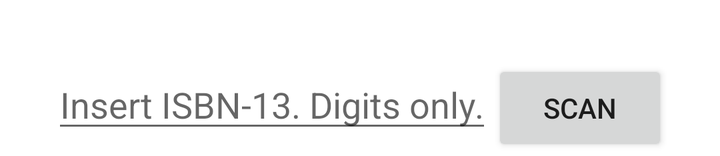
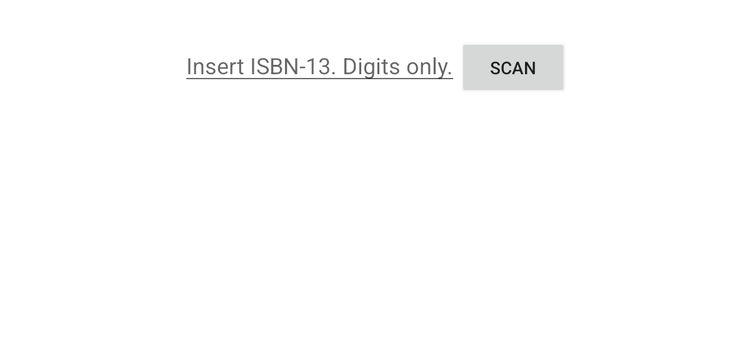

Compare how this app lays out the same screen by default and in its alternative resource folder. The renders come first, then the two layout files and the values they reference.
<!-- AndroidManifest.xml: application theme AppTheme -->
<!-- res/layout/fragment_add_book.xml -->
<LinearLayout
        xmlns:android="http://schemas.android.com/apk/res/android"
        xmlns:tools="http://schemas.android.com/tools"
        android:layout_width="wrap_content"
        android:layout_height="wrap_content"
        android:layout_gravity="center_horizontal|top"
        android:orientation="vertical">

        <LinearLayout
            android:id="@+id/eancontainer"
            android:layout_width="wrap_content"
            android:layout_height="wrap_content"
            android:layout_marginTop="30dp"
            android:orientation="horizontal">

            <EditText
                android:id="@+id/ean"
                android:layout_width="wrap_content"
                android:layout_height="wrap_content"
                android:hint="@string/input_hint"
                android:inputType="number"
                android:maxLength="@integer/ean_size"
                android:maxLines="1"
                android:minEms="@integer/ean_width"
                android:saveEnabled="true" />

            <Button
                android:id="@+id/scan_button"
                android:layout_width="wrap_content"
                android:layout_height="wrap_content"
                android:text="@string/scan_button" />

        </LinearLayout>

        

    </LinearLayout>
<!-- resources referenced by this layout -->
<resources>
  <integer name="ean_size">13</integer>
  <integer name="ean_width">8</integer>
  <string name="input_hint">Insert ISBN-13. Digits only.</string>
  <string name="scan_button">Scan</string>
  <!-- from res/values-v21/ -->
  <style name="AppTheme" parent="ToolbarTheme">
          <item name="colorPrimary">@color/primary</item>
          <item name="colorPrimaryDark">@color/primary_dark</item>
          <item name="android:colorAccent">@color/accent</item>
          <item name="android:windowBackground">@android:color/white</item>
  
      </style>
  <!-- from res/values-v21/ -->
  <style name="ToolbarTheme" parent="Theme.AppCompat.Light.DarkActionBar">
          <item name="colorPrimary">@color/primary</item>
          <item name="colorPrimaryDark">@color/primary_dark</item>
          <item name="android:colorAccent">@color/accent</item>
          <item name="android:windowBackground">@android:color/white</item>
      </style>
  <color name="primary">#009688</color>
  <color name="primary_dark">#00796B</color>
  <color name="accent">#FF5252</color>
</resources>
<!-- res/layout-sw600dp/fragment_add_book.xml (the repository's variant of the layout above) -->
<!-- drawn on a 7-inch tablet held upright -->
<LinearLayout
    xmlns:android="http://schemas.android.com/apk/res/android"
    xmlns:tools="http://schemas.android.com/tools"
    android:layout_width="wrap_content"
    android:layout_height="wrap_content"
    android:layout_gravity="center_horizontal|top"
    android:gravity="center_horizontal"
    android:orientation="vertical">

    <LinearLayout
        android:id="@+id/eancontainer"
        android:layout_width="wrap_content"
        android:layout_height="wrap_content"
        android:layout_marginTop="30dp"
        android:orientation="horizontal">

        <EditText
            android:id="@+id/ean"
            android:layout_width="wrap_content"
            android:layout_height="wrap_content"
            android:hint="@string/input_hint"
            android:inputType="number"
            android:maxLength="@integer/ean_size"
            android:maxLines="1"
            android:minEms="@integer/ean_width"
            android:saveEnabled="true" />

        <Button
            android:id="@+id/scan_button"
            android:layout_width="wrap_content"
            android:layout_height="wrap_content"
            android:text="@string/scan_button" />

    </LinearLayout>

    <TextView
        android:id="@+id/bookTitle"
        android:layout_width="wrap_content"
        android:layout_height="wrap_content"
        android:layout_marginTop="25dp"
        android:textIsSelectable="true"
        android:textSize="@dimen/head_line"
        android:textStyle="bold"
        android:layout_gravity="center_horizontal"/>

    <TextView
        android:id="@+id/bookSubTitle"
        android:layout_width="wrap_content"
        android:layout_height="wrap_content"
        android:layout_marginTop="10dp"
        android:ellipsize="end"
        android:maxLines="3"
        android:layout_gravity="center_horizontal"/>

    <LinearLayout
        android:layout_width="wrap_content"
        android:layout_height="wrap_content"
        android:orientation="horizontal"
        android:layout_marginBottom="10dp">
        <TextView
            android:layout_width="0dp"
            android:layout_height="wrap_content"
            android:layout_weight="1"
            android:text="@string/text_author"
            android:id="@+id/by"
            android:textStyle="bold"
            android:textSize="16sp"
            android:visibility="invisible"
            android:layout_gravity="center_horizontal"
            android:layout_marginRight="5dp"
            />
        <TextView
            android:id="@+id/authors"
            android:layout_width="0dp"
            android:layout_height="wrap_content"
            android:layout_weight="1"
            android:textSize="@dimen/small_fontsize"/>

    </LinearLayout>
    <ImageView
        android:id="@+id/bookCover"
        android:layout_width="wrap_content"
        android:layout_height="wrap_content"
        android:contentDescription="@string/book_cover"
        android:layout_gravity="center_horizontal"/>

    <TextView
        android:id="@+id/categories"
        android:layout_width="wrap_content"
        android:layout_height="wrap_content"
        android:layout_marginTop="10dp"
        android:textSize="@dimen/small_fontsize"
        android:layout_gravity="center_horizontal"/>

    <LinearLayout
        android:layout_width="fill_parent"
        android:layout_height="50dip"
        android:orientation="horizontal">

        <Button
            android:id="@+id/delete_button"
            style="?android:attr/buttonBarButtonStyle"
            android:layout_width="wrap_content"
            android:layout_height="wrap_content"
            android:layout_weight="1"
            android:drawableLeft="@drawable/ic_action_discard"
            android:drawableStart="@drawable/ic_action_discard"
            android:text="@string/cancel_button"
            android:visibility="invisible"
            android:layout_gravity="center_horizontal"/>

        <Button
            android:id="@+id/save_button"
            style="?android:attr/buttonBarButtonStyle"
            android:layout_width="wrap_content"
            android:layout_height="wrap_content"
            android:layout_weight="1"
            android:drawableLeft="@drawable/ic_action_accept"
            android:drawableStart="@drawable/ic_action_accept"
            android:text="@string/ok_button"
            android:visibility="invisible"
            android:layout_gravity="center_horizontal"/>

    </LinearLayout>

</LinearLayout>
<!-- resources referenced by the variant -->
<!-- as a 7-inch tablet held upright resolves them -->
<resources>
  <dimen name="head_line">24sp</dimen>
  <dimen name="small_fontsize">14sp</dimen>
  <integer name="ean_size">13</integer>
  <integer name="ean_width">8</integer>
  <string name="book_cover">Bookcover</string>
  <string name="cancel_button">Delete/Cancel</string>
  <string name="input_hint">Insert ISBN-13. Digits only.</string>
  <string name="ok_button">Save/Next</string>
  <string name="scan_button">Scan</string>
  <string name="text_author">by     </string>
  <!-- from res/values-v21/ -->
  <style name="AppTheme" parent="ToolbarTheme">
          <item name="colorPrimary">@color/primary</item>
          <item name="colorPrimaryDark">@color/primary_dark</item>
          <item name="android:colorAccent">@color/accent</item>
          <item name="android:windowBackground">@android:color/white</item>
  
      </style>
  <!-- from res/values-v21/ -->
  <style name="ToolbarTheme" parent="Theme.AppCompat.Light.DarkActionBar">
          <item name="colorPrimary">@color/primary</item>
          <item name="colorPrimaryDark">@color/primary_dark</item>
          <item name="android:colorAccent">@color/accent</item>
          <item name="android:windowBackground">@android:color/white</item>
      </style>
  <color name="primary">#009688</color>
  <color name="primary_dark">#00796B</color>
  <color name="accent">#FF5252</color>
</resources>
